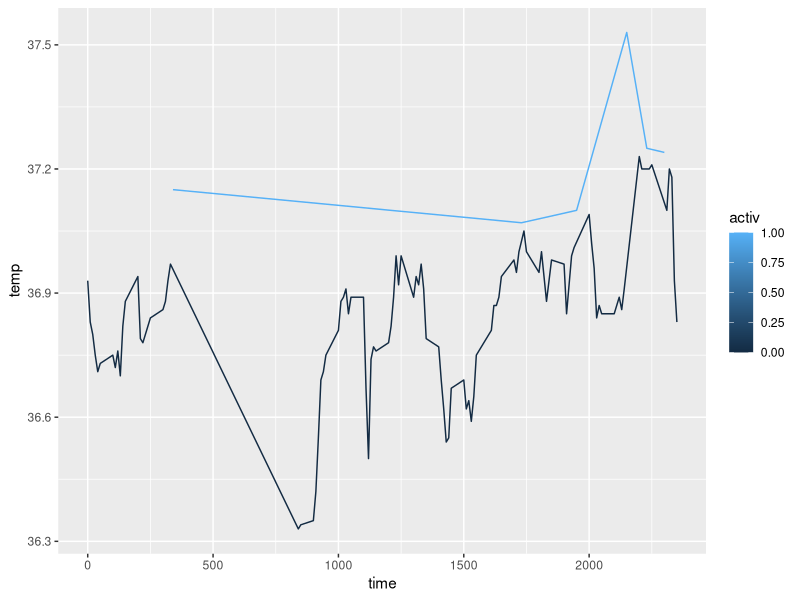
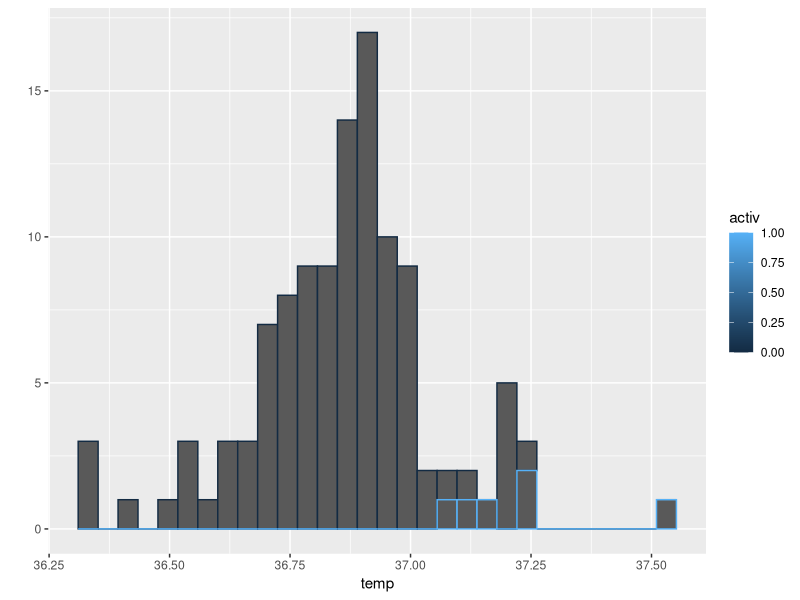
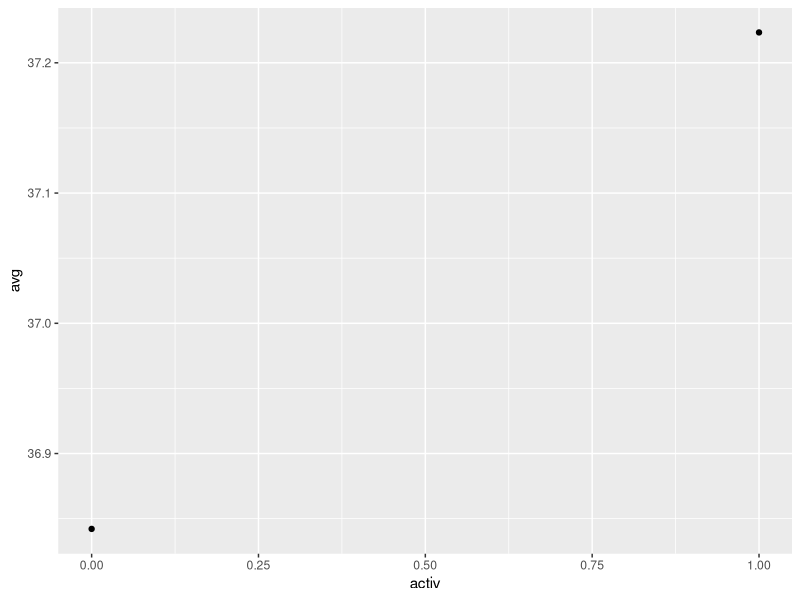
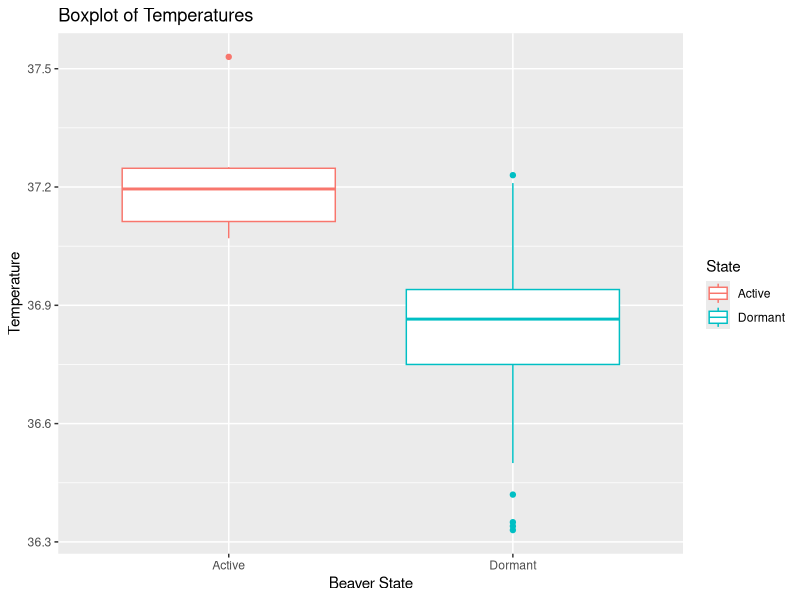
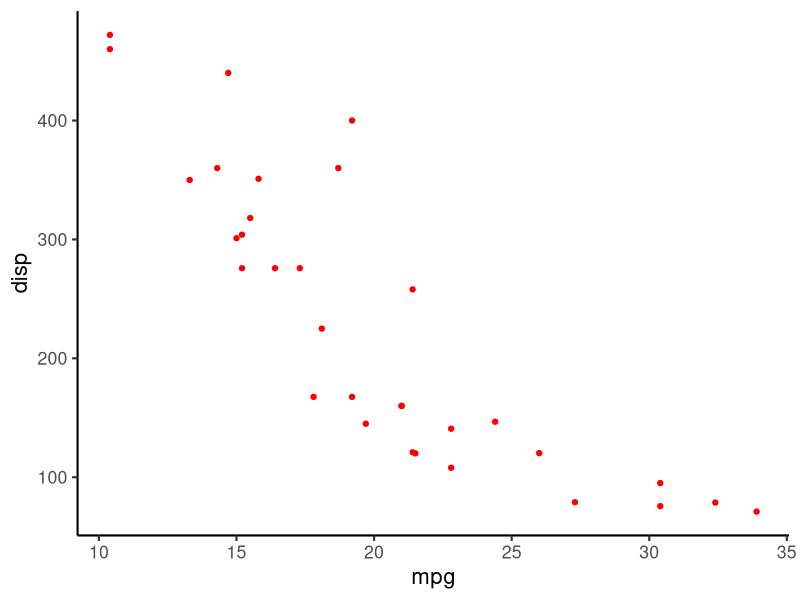
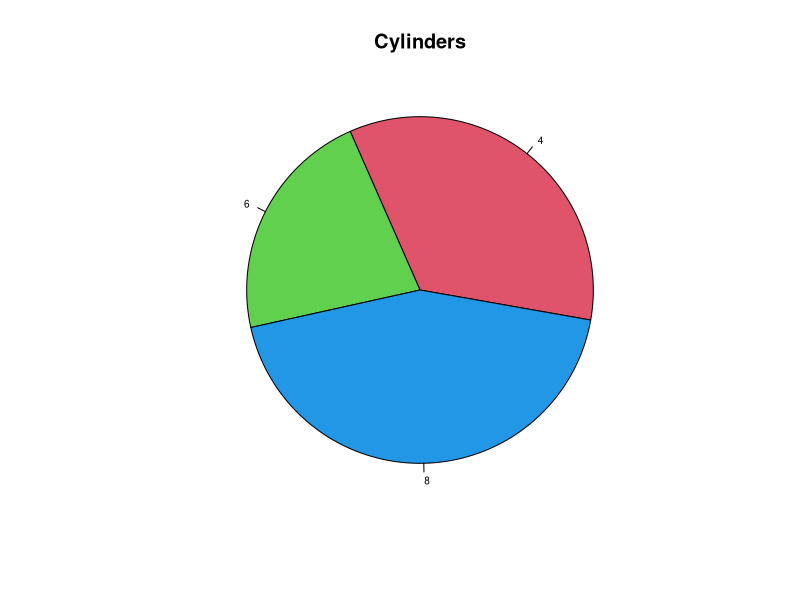
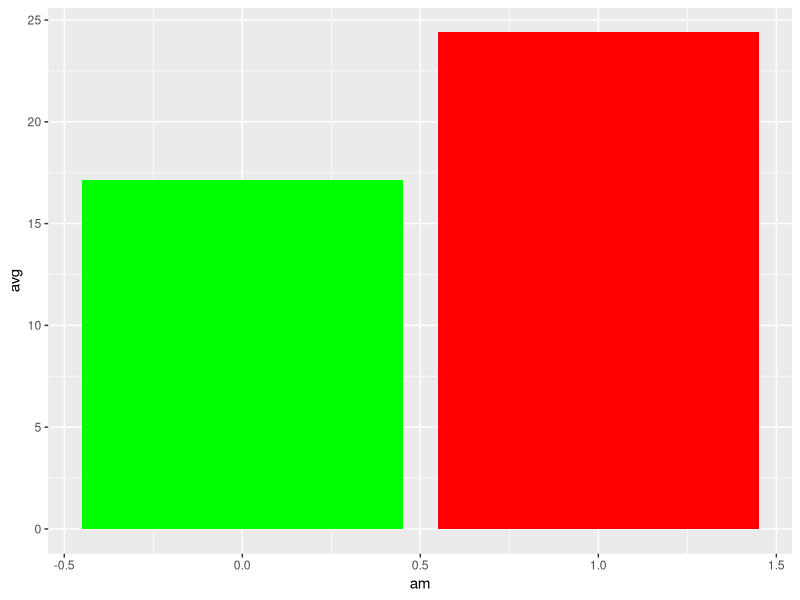
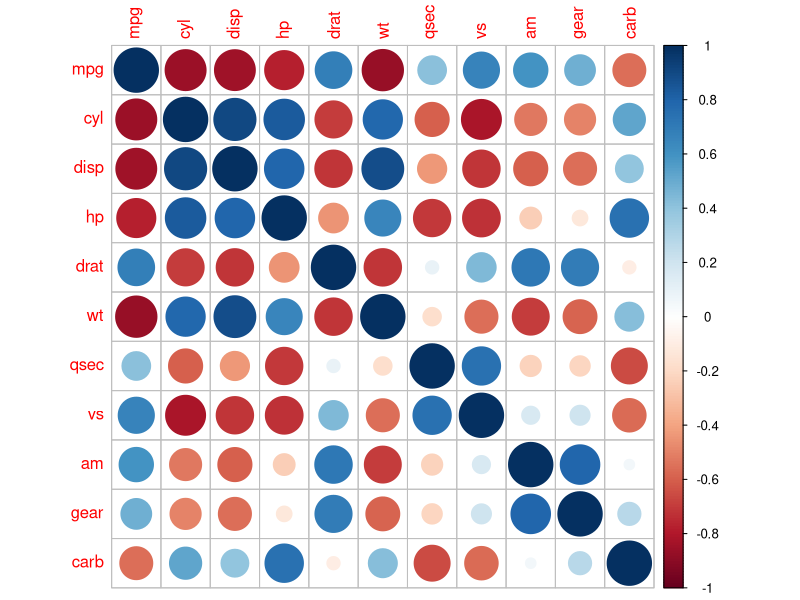

Write the R code that produced these figures, in order.
library(ggplot2)
library(dplyr)


#1 Задание 
beaver <- rbind(data.frame(beaver1, id = "beaver1"), 
                data.frame(beaver2, id = "beaver2"))       
#а)Температура тела от времени для 2 груп(активный и не активный)
ggplot(beaver1,  aes(x = time, y = temp, group=activ, colour =activ)) + geom_line() 
#б)Гистограмма температуры
qplot(temp, data = beaver1,geom = "histogram",group=activ, color=activ)
#с)Среднее температура
beaver1 %>% group_by(activ) %>% summarise(avg=mean(temp)) %>% ggplot(aes(x=activ,y=avg)) + geom_point()
#d)Яшики с усамы 
beaver1$activ<-ifelse(beaver1$activ==1,"Active","Dormant")
qplot(data=beaver1,x=activ,y=temp,geom="boxplot", colour=activ)+
   labs(title = "Boxplot of Temperatures",x = "Beaver State",y="Temperature",colour="State")




#2 Задание 
#a) mpg ~ disp
ggplot(mtcars) + geom_point(aes(mpg,disp), color = 'red') + theme_classic(base_size = 16)
#b) table(mtcars$cyl)
cil <- table(mtcars$cyl)
pie(cil, cex = 0.6, radius = 0.9, init.angle = -10,
    main = "Cylinders",
    col = c(2:8))
#c) automatic manual transsmision
mtcars %>% group_by(am) %>% summarise(avg=mean(mpg)) %>% ggplot(aes(x=am,y=avg)) + geom_bar(stat="identity", fill=c("green","red"))
#d) Correl Matrix
M <- cor(mtcars) # get correlations
library('corrplot') #package corrplot
corrplot(M, method = "circle") #plot matrix


#3 Задание 
#price/carat
ggplot(diamonds, aes(carat,price,color=cut)) +
  geom_point() +
  geom_smooth()




